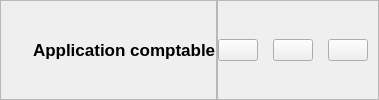
        <widget class="QWidget" name="headerContainer" native="true">
         <property name="minimumSize">
          <size>
           <width>0</width>
           <height>58</height>
          </size>
         </property>
         <layout class="QHBoxLayout" name="horizontalLayout_3">
          <property name="spacing">
           <number>0</number>
          </property>
          <property name="leftMargin">
           <number>0</number>
          </property>
          <property name="topMargin">
           <number>0</number>
          </property>
          <property name="rightMargin">
           <number>0</number>
          </property>
          <property name="bottomMargin">
           <number>0</number>
          </property>
          <item alignment="Qt::AlignLeft">
           <widget class="QFrame" name="frame_4">
            <property name="frameShape">
             <enum>QFrame::StyledPanel</enum>
            </property>
            <property name="frameShadow">
             <enum>QFrame::Raised</enum>
            </property>
            <layout class="QHBoxLayout" name="horizontalLayout_5">
             <property name="spacing">
              <number>15</number>
             </property>
             <property name="leftMargin">
              <number>10</number>
             </property>
             <property name="topMargin">
              <number>0</number>
             </property>
             <property name="rightMargin">
              <number>0</number>
             </property>
             <property name="bottomMargin">
              <number>0</number>
             </property>
             <item>
              <widget class="QLabel" name="label">
               <property name="maximumSize">
                <size>
                 <width>60</width>
                 <height>40</height>
                </size>
               </property>
               <property name="text">
                <string/>
               </property>
               <property name="pixmap">
                <pixmap>logo.png</pixmap>
               </property>
               <property name="scaledContents">
                <bool>true</bool>
               </property>
              </widget>
             </item>
             <item>
              <widget class="QLabel" name="label_2">
               <property name="font">
                <font>
                 <pointsize>13</pointsize>
                 <bold>true</bold>
                </font>
               </property>
               <property name="text">
                <string>Application comptable</string>
               </property>
              </widget>
             </item>
            </layout>
           </widget>
          </item>
          <item alignment="Qt::AlignRight">
           <widget class="QFrame" name="frame_5">
            <property name="frameShape">
             <enum>QFrame::StyledPanel</enum>
            </property>
            <property name="frameShadow">
             <enum>QFrame::Raised</enum>
            </property>
            <layout class="QHBoxLayout" name="horizontalLayout_2">
             <property name="spacing">
              <number>15</number>
             </property>
             <property name="leftMargin">
              <number>0</number>
             </property>
             <property name="topMargin">
              <number>0</number>
             </property>
             <property name="rightMargin">
              <number>10</number>
             </property>
             <property name="bottomMargin">
              <number>0</number>
             </property>
             <item>
              <widget class="QPushButton" name="minimizeBtn">
               <property name="cursor">
                <cursorShape>PointingHandCursor</cursorShape>
               </property>
               <property name="toolTip">
                <string>&lt;font color=&quot;white&quot;&gt;Minimiser la page&lt;/font&gt;</string>
               </property>
               <property name="text">
                <string/>
               </property>
               <property name="icon">
                <iconset>
                 <normaloff>icons/minus.svg</normaloff>icons/minus.svg</iconset>
               </property>
               <property name="iconSize">
                <size>
                 <width>16</width>
                 <height>16</height>
                </size>
               </property>
              </widget>
             </item>
             <item>
              <widget class="QPushButton" name="fullScreenBtn">
               <property name="cursor">
                <cursorShape>PointingHandCursor</cursorShape>
               </property>
               <property name="toolTip">
                <string>&lt;font color=&quot;white&quot;&gt;Mettre la page en plein écran&lt;/font&gt;</string>
               </property>
               <property name="text">
                <string/>
               </property>
               <property name="icon">
                <iconset>
                 <normaloff>icons/square.svg</normaloff>icons/square.svg</iconset>
               </property>
               <property name="iconSize">
                <size>
                 <width>16</width>
                 <height>16</height>
                </size>
               </property>
              </widget>
             </item>
             <item>
              <widget class="QPushButton" name="closeBtn">
               <property name="cursor">
                <cursorShape>PointingHandCursor</cursorShape>
               </property>
               <property name="toolTip">
                <string>&lt;font color=&quot;white&quot;&gt;Fermer la page&lt;/font&gt;</string>
               </property>
               <property name="text">
                <string/>
               </property>
               <property name="icon">
                <iconset>
                 <normaloff>icons/x.svg</normaloff>icons/x.svg</iconset>
               </property>
               <property name="iconSize">
                <size>
                 <width>20</width>
                 <height>20</height>
                </size>
               </property>
              </widget>
             </item>
            </layout>
           </widget>
          </item>
         </layout>
        </widget>
